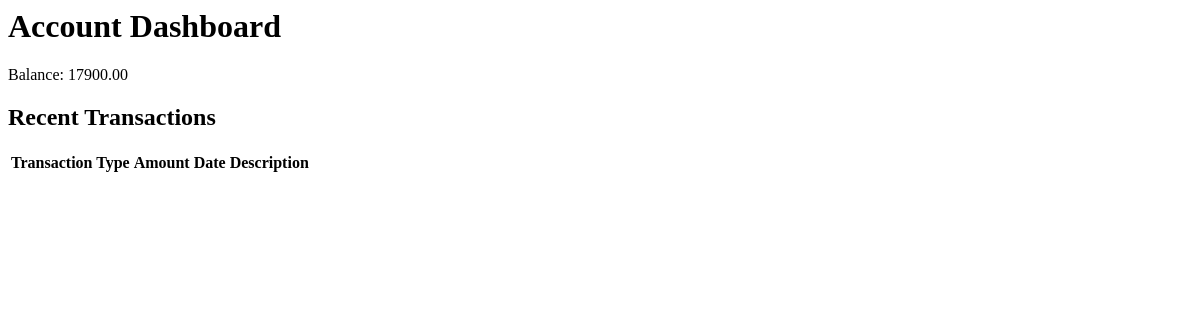
The page /dashboard/ (signed in) on the database as committed earlier.
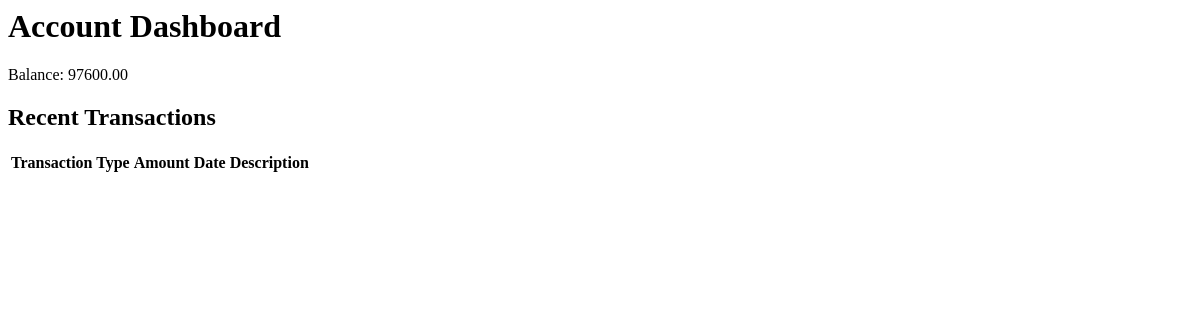
The same page on the database as committed later.
### finance/models.py (models this page shows, shortened)
class Account(models.Model):
    user = models.OneToOneField(User, on_delete=models.CASCADE)
    balance = PositiveDecimalField(max_digits=10, decimal_places=2, default=0.00)
    account_type = models.CharField(
        max_length=50,
        choices=[('SR', 'SR'), ('Dealer', 'Dealer'), ('Admin', 'Admin'), ('HOS', 'HOS'), ('ROS', 'ROS'), ('Accounts', 'Accounts')]
    )
    created_at = models.DateTimeField(auto_now_add=True)
    updated_at = models.DateTimeField(auto_now=True)

### finance/views.py (the view)
# urls.py: path('dashboard/', views.account_dashboard, name='account_dashboard'),
@login_required
def account_dashboard(request):
    account = Account.objects.get(user=request.user)
    transactions = Transaction.objects.filter(account=account).order_by('-transaction_date')
    return render(request, 'account_dashboard.html', {'account': account, 'transactions': transactions})

### finance/templates/account_dashboard.html (shortened to what this page needs)
<h1>Account Dashboard</h1>
<p>Balance: {{ account.balance }}</p>
<h2>Recent Transactions</h2>
<table>
    <thead>
        <tr>
            <th>Transaction Type</th>
            <th>Amount</th>
            <th>Date</th>
            <th>Description</th>
        </tr>
    </thead>
</table>

Rows that differ between the two databases and show on the page:
changed Account: balance "17900.00" → "97600.00"
